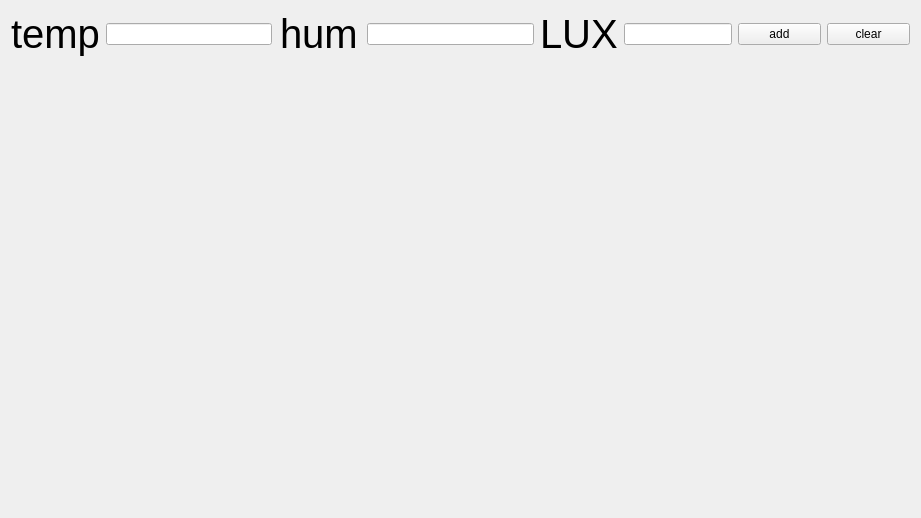
<?xml version="1.0" encoding="UTF-8"?>
<ui version="4.0">
 <class>tab5_chart</class>
 <widget class="QWidget" name="tab5_chart">
  <property name="geometry">
   <rect>
    <x>0</x>
    <y>0</y>
    <width>921</width>
    <height>518</height>
   </rect>
  </property>
  <property name="windowTitle">
   <string>Form</string>
  </property>
  <layout class="QVBoxLayout" name="verticalLayout" stretch="1,9">
   <item>
    <layout class="QHBoxLayout" name="horizontalLayout" stretch="1,2,1,2,0,0,1,1">
     <item alignment="Qt::AlignHCenter">
      <widget class="QLabel" name="label">
       <property name="font">
        <font>
         <pointsize>30</pointsize>
        </font>
       </property>
       <property name="text">
        <string>temp</string>
       </property>
      </widget>
     </item>
     <item>
      <widget class="QLineEdit" name="pL_temp_input"/>
     </item>
     <item alignment="Qt::AlignHCenter">
      <widget class="QLabel" name="label_2">
       <property name="font">
        <font>
         <pointsize>30</pointsize>
        </font>
       </property>
       <property name="text">
        <string>hum</string>
       </property>
      </widget>
     </item>
     <item>
      <widget class="QLineEdit" name="pL_hum_input"/>
     </item>
     <item>
      <widget class="QLabel" name="label_3">
       <property name="font">
        <font>
         <pointsize>30</pointsize>
        </font>
       </property>
       <property name="text">
        <string>LUX</string>
       </property>
      </widget>
     </item>
     <item>
      <widget class="QLineEdit" name="pL_lux_input"/>
     </item>
     <item>
      <widget class="QPushButton" name="pPB_add">
       <property name="text">
        <string>add</string>
       </property>
      </widget>
     </item>
     <item>
      <widget class="QPushButton" name="pPB_clear">
       <property name="text">
        <string>clear</string>
       </property>
      </widget>
     </item>
    </layout>
   </item>
   <item>
    <layout class="QHBoxLayout" name="pChart_H"/>
   </item>
  </layout>
 </widget>
 <resources/>
 <connections/>
</ui>
